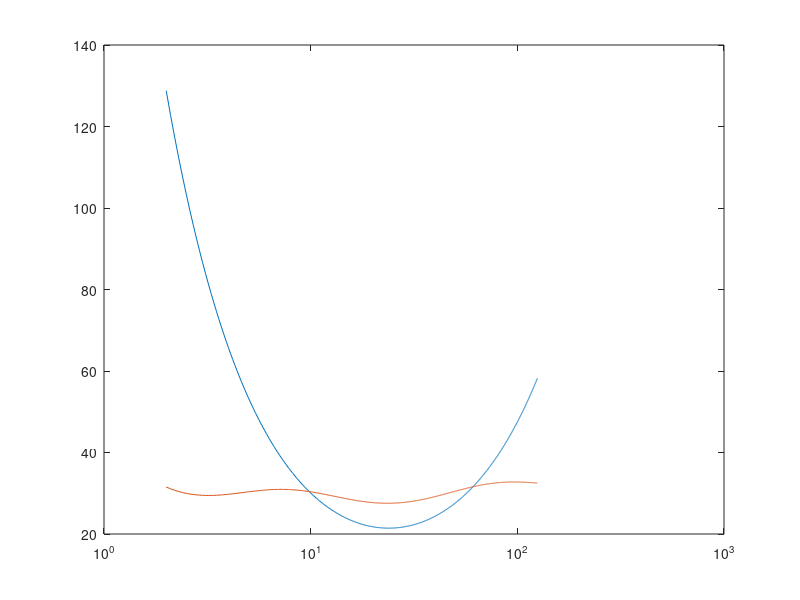

Write MATLAB code to recreate this figure.
function demo_tau_method
%% Copyright (c) Xi'an Jiaotong University 2014
% % Originally written by Guowei Zhang, modified by Pengliang Yang
% %
% % Reference: Joakim O. Blanch, Johan O.A. Robertsson, and William W. Symmes,
% %  Modeling of a constant Q: methodology and algorithm for an efficient and 
% %  optimally inexpensive viscoelastic technique, Geophysics, vol 60 no.1
% % Note that there are some errors in the formulae appeared in the paper.

clc,clear

Qp=30;
Qs=20;
f0=25.0;

f=2:0.1:125;
w=2*pi*f;
wa=5*2*pi;
wb=125*2*pi;
tausig=1/2/f0/pi;

Qp0=28;
Qs0=18;

I0=fun1(wb,tausig)-fun1(wa,tausig);
I1=fun2(wb,tausig)-fun2(wa,tausig);

taup=1/Qp0*I0/I1;
taus=1/Qs0*I0/I1;
epsilop=(taup+1)*tausig;
epsilos=(taus+1)*tausig;

%% only use 1 SLS (standard linear solid )
Q1=findQ(w, tausig, taup);
plot(f,Q1)


Qp=30.0;
Qs=20.0;

f1=5.0;
f2=25.0;
f3=125.0;

f=2:0.1:125;
w=2*pi*f;
wa=5*2*pi;
wb=125*2*pi;

tau1=1/2/pi/f2/10;
tau2=1/2/f2/pi;
tau3=1/2/f2/pi*10;


Qp0=28.0;

I01=fun1(wb,tau1)-fun1(wa,tau1);
I02=fun1(wb,tau2)-fun1(wa,tau2);
I03=fun1(wb,tau3)-fun1(wa,tau3);

I11=fun2(wb,tau1)-fun2(wa,tau1);
I12=fun2(wb,tau2)-fun2(wa,tau2);
I13=fun2(wb,tau3)-fun2(wa,tau3);

I221=fun3(wb,tau1,tau2)-fun3(wa,tau1,tau2);
I231=fun3(wb,tau1,tau3)-fun3(wa,tau1,tau3);
I232=fun3(wb,tau2,tau3)-fun3(wa,tau2,tau3);

s0=I01+I02+I03;
s1=I11+I12+I13;
s3=I221+I231+I232;
tau=3/Qp0*s0/(s1+2*s3);


taueps1=(tau+1)*tau1;
taueps2=(tau+1)*tau2;
taueps3=(tau+1)*tau3;
s1=(1+w.^2*taueps1*tau1)./(1+w.^2*tau1.^2);
s2=(1+w.^2*taueps2*tau2)./(1+w.^2*tau2.^2);
s3=(1+w.^2*taueps3*tau3)./(1+w.^2*tau3.^2);
t1=w*(taueps1-tau1)./(1+w.^2*tau1.^2);
t2=w*(taueps2-tau2)./(1+w.^2*tau2.^2);
t3=w*(taueps3-tau3)./(1+w.^2*tau3.^2);
%% use 3 SLS for eaxct value 
Q=(s1+s2+s3)./(t1+t2+t3);
hold on
semilogx(f,Q)


function Q=findQ(w, tausig, tau)
Q=(1+w.^2*tausig.^2*(1+tau))./(w*tausig*tau);

function y=fun1(w, tau)
a=w*tau;
y=log(1+a.^2)./(2*tau);

function y=fun2(w, tau)
a=w*tau;
y=(atan(a)-a./(1+a.^2))./(2*tau);

function y=fun3(w, taul, tauk)
a=atan(w*taul)./taul-atan(w*tauk)/tauk;
b=taul.*tauk./(tauk.^2-taul.^2);
y=a*b;
